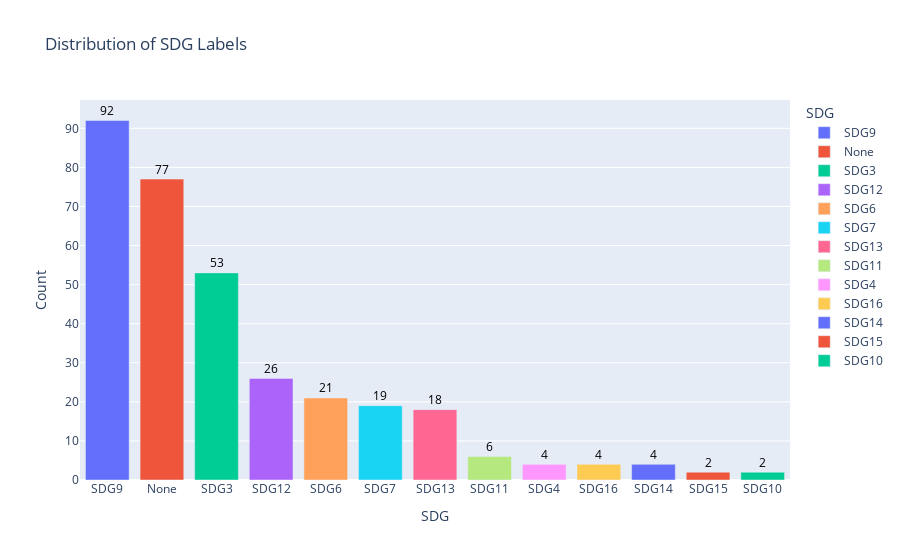
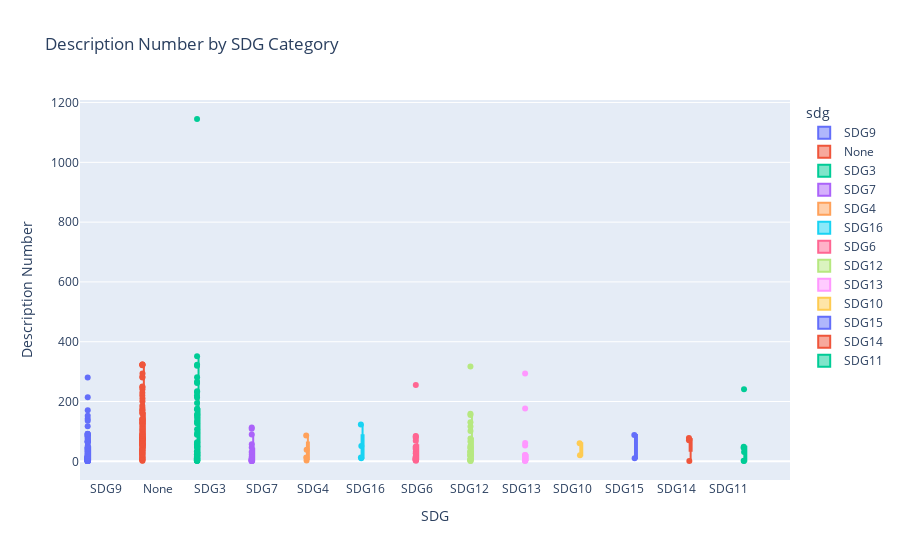
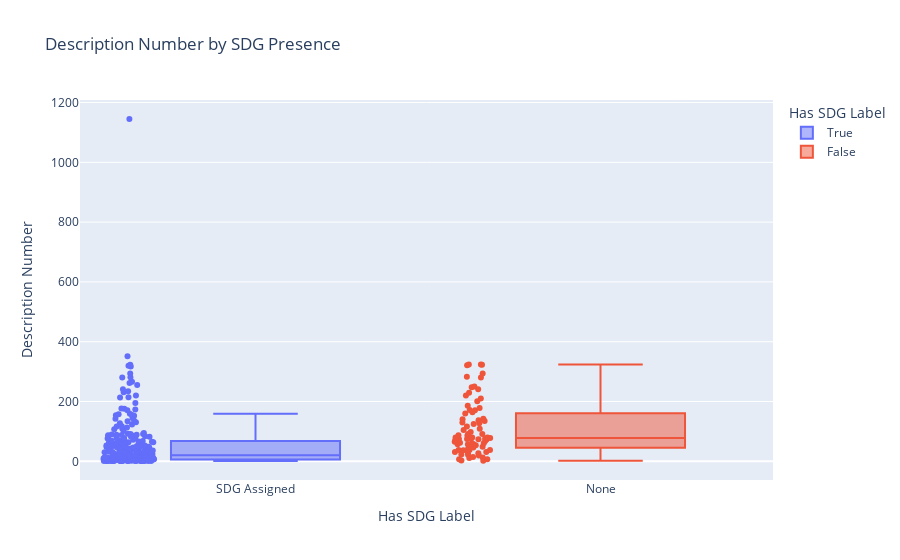

Notebook code for these charts, in order:
### Code cell
import json
import pandas as pd
import plotly.express as px
import plotly.graph_objects as go
from scipy.stats import mannwhitneyu

def tesetset_distribution(testset_path):
    """
    Interactive distribution plot of SDG labels and boxplot of description_number using Plotly.

    Args:
        testset_path (str): Path to the testset file (JSONL format).
    """
    # --- Load data ---
    with open(testset_path, "r", encoding="utf-8") as f:
        data = [json.loads(line) for line in f]

    df = pd.DataFrame(data)

    # --- Plot 1: Interactive Bar Chart of SDG Labels with Counts ---
    df_sdg_counts = df["sdg"].value_counts().reset_index()
    df_sdg_counts.columns = ["sdg", "count"]

    fig_bar = px.bar(
        df_sdg_counts,
        x="sdg", y="count",
        title="Distribution of SDG Labels",
        labels={"sdg": "SDG", "count": "Count"},
        color="sdg"  # Keep color distinction
    )

    # Add count annotations on top of each bar
    for i, row in df_sdg_counts.iterrows():
        fig_bar.add_annotation(
            x=row["sdg"],
            y=row["count"],
            text=str(row["count"]),
            showarrow=False,
            yshift=10,
            font=dict(size=12, color="black")
        )

    fig_bar.update_layout(yaxis_title="Count")
    fig_bar.show()

    # --- Plot 2: Interactive Boxplot of description_number by SDG ---
    fig_box = px.box(
        df[df["sdg"] != "Error"],
        x="sdg",
        y="description_number",
        title="Description Number by SDG Category",
        points="all",
        color="sdg"
    )
    fig_box.update_layout(
        xaxis_title="SDG",
        yaxis_title="Description Number",
        boxmode="group"
    )
    fig_box.show()

    # --- Statistical test: SDG vs None (Mann-Whitney) ---
    df["has_sdg"] = df["sdg"] != "None"
    group1 = df[df["has_sdg"] == False]["description_number"]
    group2 = df[df["has_sdg"] == True]["description_number"]

    stat, p = mannwhitneyu(group1, group2, alternative='two-sided')
    print(f"\nMann-Whitney U Test p-value: {p:.4f}")
    if p < 0.05:
        print("Significant difference in description_number between 'None' and SDG-assigned.")
    else:
        print("No significant difference in description_number between 'None' and SDG-assigned.")

    # --- Plot 3: Binary boxplot: has SDG or not ---
    fig_binary = px.box(
        df,
        x="has_sdg",
        y="description_number",
        color="has_sdg",
        title="Description Number by SDG Presence",
        points="all",
        labels={"has_sdg": "Has SDG Label", "description_number": "Description Number"}
    )
    fig_binary.update_xaxes(
        tickvals=[True, False],
        ticktext=["SDG Assigned", "None"]
    )
    fig_binary.show()



tesetset_distribution("../src/ai/testsets/testset_v3_en_labeled.jsonl")

### Figure 1 — Plotly figure (JSON) as saved in the notebook; plotly's stock layout.template omitted (floating-point values rounded to 4 significant figures)
{"data": [{"hovertemplate": "SDG=%{x}<br>Count=%{y}<extra></extra>", "legendgroup": "SDG9", "marker": {"color": "#636efa", "pattern": {"shape": ""}}, "name": "SDG9", "orientation": "v", "showlegend": true, "textposition": "auto", "type": "bar", "x": ["SDG9"], "xaxis": "x", "y": [92], "yaxis": "y"}, {"hovertemplate": "SDG=%{x}<br>Count=%{y}<extra></extra>", "legendgroup": "None", "marker": {"color": "#EF553B", "pattern": {"shape": ""}}, "name": "None", "orientation": "v", "showlegend": true, "textposition": "auto", "type": "bar", "x": ["None"], "xaxis": "x", "y": [77], "yaxis": "y"}, {"hovertemplate": "SDG=%{x}<br>Count=%{y}<extra></extra>", "legendgroup": "SDG3", "marker": {"color": "#00cc96", "pattern": {"shape": ""}}, "name": "SDG3", "orientation": "v", "showlegend": true, "textposition": "auto", "type": "bar", "x": ["SDG3"], "xaxis": "x", "y": [53], "yaxis": "y"}, {"hovertemplate": "SDG=%{x}<br>Count=%{y}<extra></extra>", "legendgroup": "SDG12", "marker": {"color": "#ab63fa", "pattern": {"shape": ""}}, "name": "SDG12", "orientation": "v", "showlegend": true, "textposition": "auto", "type": "bar", "x": ["SDG12"], "xaxis": "x", "y": [26], "yaxis": "y"}, {"hovertemplate": "SDG=%{x}<br>Count=%{y}<extra></extra>", "legendgroup": "SDG6", "marker": {"color": "#FFA15A", "pattern": {"shape": ""}}, "name": "SDG6", "orientation": "v", "showlegend": true, "textposition": "auto", "type": "bar", "x": ["SDG6"], "xaxis": "x", "y": [21], "yaxis": "y"}, {"hovertemplate": "SDG=%{x}<br>Count=%{y}<extra></extra>", "legendgroup": "SDG7", "marker": {"color": "#19d3f3", "pattern": {"shape": ""}}, "name": "SDG7", "orientation": "v", "showlegend": true, "textposition": "auto", "type": "bar", "x": ["SDG7"], "xaxis": "x", "y": [19], "yaxis": "y"}, {"hovertemplate": "SDG=%{x}<br>Count=%{y}<extra></extra>", "legendgroup": "SDG13", "marker": {"color": "#FF6692", "pattern": {"shape": ""}}, "name": "SDG13", "orientation": "v", "showlegend": true, "textposition": "auto", "type": "bar", "x": ["SDG13"], "xaxis": "x", "y": [18], "yaxis": "y"}, {"hovertemplate": "SDG=%{x}<br>Count=%{y}<extra></extra>", "legendgroup": "SDG11", "marker": {"color": "#B6E880", "pattern": {"shape": ""}}, "name": "SDG11", "orientation": "v", "showlegend": true, "textposition": "auto", "type": "bar", "x": ["SDG11"], "xaxis": "x", "y": [6], "yaxis": "y"}, {"hovertemplate": "SDG=%{x}<br>Count=%{y}<extra></extra>", "legendgroup": "SDG4", "marker": {"color": "#FF97FF", "pattern": {"shape": ""}}, "name": "SDG4", "orientation": "v", "showlegend": true, "textposition": "auto", "type": "bar", "x": ["SDG4"], "xaxis": "x", "y": [4], "yaxis": "y"}, {"hovertemplate": "SDG=%{x}<br>Count=%{y}<extra></extra>", "legendgroup": "SDG16", "marker": {"color": "#FECB52", "pattern": {"shape": ""}}, "name": "SDG16", "orientation": "v", "showlegend": true, "textposition": "auto", "type": "bar", "x": ["SDG16"], "xaxis": "x", "y": [4], "yaxis": "y"}, {"hovertemplate": "SDG=%{x}<br>Count=%{y}<extra></extra>", "legendgroup": "SDG14", "marker": {"color": "#636efa", "pattern": {"shape": ""}}, "name": "SDG14", "orientation": "v", "showlegend": true, "textposition": "auto", "type": "bar", "x": ["SDG14"], "xaxis": "x", "y": [4], "yaxis": "y"}, {"hovertemplate": "SDG=%{x}<br>Count=%{y}<extra></extra>", "legendgroup": "SDG15", "marker": {"color": "#EF553B", "pattern": {"shape": ""}}, "name": "SDG15", "orientation": "v", "showlegend": true, "textposition": "auto", "type": "bar", "x": ["SDG15"], "xaxis": "x", "y": [2], "yaxis": "y"}, {"hovertemplate": "SDG=%{x}<br>Count=%{y}<extra></extra>", "legendgroup": "SDG10", "marker": {"color": "#00cc96", "pattern": {"shape": ""}}, "name": "SDG10", "orientation": "v", "showlegend": true, "textposition": "auto", "type": "bar", "x": ["SDG10"], "xaxis": "x", "y": [2], "yaxis": "y"}], "layout": {"annotations": [{"font": {"color": "black", "size": 12}, "showarrow": false, "text": "92", "x": "SDG9", "y": 92, "yshift": 10}, {"font": {"color": "black", "size": 12}, "showarrow": false, "text": "77", "x": "None", "y": 77, "yshift": 10}, {"font": {"color": "black", "size": 12}, "showarrow": false, "text": "53", "x": "SDG3", "y": 53, "yshift": 10}, {"font": {"color": "black", "size": 12}, "showarrow": false, "text": "26", "x": "SDG12", "y": 26, "yshift": 10}, {"font": {"color": "black", "size": 12}, "showarrow": false, "text": "21", "x": "SDG6", "y": 21, "yshift": 10}, {"font": {"color": "black", "size": 12}, "showarrow": false, "text": "19", "x": "SDG7", "y": 19, "yshift": 10}, {"font": {"color": "black", "size": 12}, "showarrow": false, "text": "18", "x": "SDG13", "y": 18, "yshift": 10}, {"font": {"color": "black", "size": 12}, "showarrow": false, "text": "6", "x": "SDG11", "y": 6, "yshift": 10}, {"font": {"color": "black", "size": 12}, "showarrow": false, "text": "4", "x": "SDG4", "y": 4, "yshift": 10}, {"font": {"color": "black", "size": 12}, "showarrow": false, "text": "4", "x": "SDG16", "y": 4, "yshift": 10}, {"font": {"color": "black", "size": 12}, "showarrow": false, "text": "4", "x": "SDG14", "y": 4, "yshift": 10}, {"font": {"color": "black", "size": 12}, "showarrow": false, "text": "2", "x": "SDG15", "y": 2, "yshift": 10}, {"font": {"color": "black", "size": 12}, "showarrow": false, "text": "2", "x": "SDG10", "y": 2, "yshift": 10}], "barmode": "relative", "legend": {"title": {"text": "SDG"}, "tracegroupgap": 0}, "title": {"text": "Distribution of SDG Labels"}, "xaxis": {"anchor": "y", "categoryarray": ["SDG9", "None", "SDG3", "SDG12", "SDG6", "SDG7", "SDG13", "SDG11", "SDG4", "SDG16", "SDG14", "SDG15", "SDG10"], "categoryorder": "array", "domain": [0, 1], "title": {"text": "SDG"}}, "yaxis": {"anchor": "x", "domain": [0, 1], "title": {"text": "Count"}}}}

### Figure 2 — Plotly figure (JSON) as saved in the notebook; plotly's stock layout.template omitted (floating-point values rounded to 4 significant figures)
{"data": [{"alignmentgroup": "True", "boxpoints": "all", "hovertemplate": "sdg=%{x}<br>description_number=%{y}<extra></extra>", "legendgroup": "SDG9", "marker": {"color": "#636efa"}, "name": "SDG9", "notched": false, "offsetgroup": "SDG9", "orientation": "v", "showlegend": true, "type": "box", "x": ["SDG9", "SDG9", "SDG9", "SDG9", "SDG9", "SDG9", "SDG9", "SDG9", "SDG9", "SDG9", "SDG9", "SDG9", "SDG9", "SDG9", "SDG9", "SDG9", "SDG9", "SDG9", "SDG9", "SDG9", "SDG9", "SDG9", "SDG9", "SDG9", "SDG9", "SDG9", "SDG9", "SDG9", "SDG9", "SDG9", "SDG9", "SDG9", "SDG9", "SDG9", "SDG9", "SDG9", "SDG9", "SDG9", "SDG9", "SDG9", "SDG9", "SDG9", "SDG9", "SDG9", "SDG9", "SDG9", "SDG9", "SDG9", "SDG9", "SDG9", "SDG9", "SDG9", "SDG9", "SDG9", "SDG9", "SDG9", "SDG9", "SDG9", "SDG9", "SDG9", "SDG9", "SDG9", "SDG9", "SDG9", "SDG9", "SDG9", "SDG9", "SDG9", "SDG9", "SDG9", "SDG9", "SDG9", "SDG9", "SDG9", "SDG9", "SDG9", "SDG9", "SDG9", "SDG9", "SDG9", "SDG9", "SDG9", "SDG9", "SDG9", "SDG9", "SDG9", "SDG9", "SDG9", "SDG9", "SDG9", "SDG9", "SDG9"], "x0": " ", "xaxis": "x", "y": [53, 171, 11, 5, 117, 1, 7, 8, 5, 9, 12, 4, 4, 84, 4, 77, 25, 38, 82, 87, 47, 74, 34, 5, 2, 42, 91, 280, 7, 13, 24, 4, 43, 14, 6, 1, 7, 18, 92, 8, 4, 5, 14, 19, 2, 13, 89, 64, 36, 12, 9, 1, 11, 9, 136, 4, 9, 1, 4, 18, 11, 7, 8, 68, 91, 66, 2, 6, 9, 1, 9, 9, 6, 1, 47, 5, 1, 11, 17, 41, 1, 15, 7, 1, 66, 32, 8, 65, 214, 28, 142, 152], "y0": " ", "yaxis": "y"}, {"alignmentgroup": "True", "boxpoints": "all", "hovertemplate": "sdg=%{x}<br>description_number=%{y}<extra></extra>", "legendgroup": "None", "marker": {"color": "#EF553B"}, "name": "None", "notched": false, "offsetgroup": "None", "orientation": "v", "showlegend": true, "type": "box", "x": ["None", "None", "None", "None", "None", "None", "None", "None", "None", "None", "None", "None", "None", "None", "None", "None", "None", "None", "None", "None", "None", "None", "None", "None", "None", "None", "None", "None", "None", "None", "None", "None", "None", "None", "None", "None", "None", "None", "None", "None", "None", "None", "None", "None", "None", "None", "None", "None", "None", "None", "None", "None", "None", "None", "None", "None", "None", "None", "None", "None", "None", "None", "None", "None", "None", "None", "None", "None", "None", "None", "None", "None", "None", "None", "None", "None", "None"], "x0": " ", "xaxis": "x", "y": [60, 14, 105, 229, 46, 68, 250, 324, 241, 109, 75, 38, 141, 125, 280, 201, 76, 178, 323, 130, 160, 98, 57, 23, 283, 7, 19, 3, 38, 80, 62, 142, 91, 294, 75, 57, 80, 74, 80, 78, 57, 28, 65, 7, 87, 172, 60, 91, 76, 73, 220, 321, 11, 86, 22, 127, 164, 49, 135, 31, 42, 2, 171, 210, 37, 248, 55, 186, 54, 70, 27, 31, 137, 38, 324, 13, 116], "y0": " ", "yaxis": "y"}, {"alignmentgroup": "True", "boxpoints": "all", "hovertemplate": "sdg=%{x}<br>description_number=%{y}<extra></extra>", "legendgroup": "SDG3", "marker": {"color": "#00cc96"}, "name": "SDG3", "notched": false, "offsetgroup": "SDG3", "orientation": "v", "showlegend": true, "type": "box", "x": ["SDG3", "SDG3", "SDG3", "SDG3", "SDG3", "SDG3", "SDG3", "SDG3", "SDG3", "SDG3", "SDG3", "SDG3", "SDG3", "SDG3", "SDG3", "SDG3", "SDG3", "SDG3", "SDG3", "SDG3", "SDG3", "SDG3", "SDG3", "SDG3", "SDG3", "SDG3", "SDG3", "SDG3", "SDG3", "SDG3", "SDG3", "SDG3", "SDG3", "SDG3", "SDG3", "SDG3", "SDG3", "SDG3", "SDG3", "SDG3", "SDG3", "SDG3", "SDG3", "SDG3", "SDG3", "SDG3", "SDG3", "SDG3", "SDG3", "SDG3", "SDG3", "SDG3", "SDG3"], "x0": " ", "xaxis": "x", "y": [47, 10, 320, 23, 27, 21, 134, 3, 173, 157, 323, 49, 2, 176, 154, 1145, 50, 146, 231, 61, 89, 3, 30, 23, 195, 220, 266, 8, 262, 95, 127, 2, 234, 213, 6, 34, 50, 281, 30, 3, 3, 351, 4, 64, 7, 29, 107, 6, 56, 3, 15, 20, 2], "y0": " ", "yaxis": "y"}, {"alignmentgroup": "True", "boxpoints": "all", "hovertemplate": "sdg=%{x}<br>description_number=%{y}<extra></extra>", "legendgroup": "SDG7", "marker": {"color": "#ab63fa"}, "name": "SDG7", "notched": false, "offsetgroup": "SDG7", "orientation": "v", "showlegend": true, "type": "box", "x": ["SDG7", "SDG7", "SDG7", "SDG7", "SDG7", "SDG7", "SDG7", "SDG7", "SDG7", "SDG7", "SDG7", "SDG7", "SDG7", "SDG7", "SDG7", "SDG7", "SDG7", "SDG7", "SDG7"], "x0": " ", "xaxis": "x", "y": [4, 46, 113, 3, 8, 1, 90, 57, 1, 1, 1, 10, 15, 23, 31, 3, 109, 8, 6], "y0": " ", "yaxis": "y"}, {"alignmentgroup": "True", "boxpoints": "all", "hovertemplate": "sdg=%{x}<br>description_number=%{y}<extra></extra>", "legendgroup": "SDG4", "marker": {"color": "#FFA15A"}, "name": "SDG4", "notched": false, "offsetgroup": "SDG4", "orientation": "v", "showlegend": true, "type": "box", "x": ["SDG4", "SDG4", "SDG4", "SDG4"], "x0": " ", "xaxis": "x", "y": [13, 39, 3, 86], "y0": " ", "yaxis": "y"}, {"alignmentgroup": "True", "boxpoints": "all", "hovertemplate": "sdg=%{x}<br>description_number=%{y}<extra></extra>", "legendgroup": "SDG16", "marker": {"color": "#19d3f3"}, "name": "SDG16", "notched": false, "offsetgroup": "SDG16", "orientation": "v", "showlegend": true, "type": "box", "x": ["SDG16", "SDG16", "SDG16", "SDG16"], "x0": " ", "xaxis": "x", "y": [123, 51, 13, 10], "y0": " ", "yaxis": "y"}, {"alignmentgroup": "True", "boxpoints": "all", "hovertemplate": "sdg=%{x}<br>description_number=%{y}<extra></extra>", "legendgroup": "SDG6", "marker": {"color": "#FF6692"}, "name": "SDG6", "notched": false, "offsetgroup": "SDG6", "orientation": "v", "showlegend": true, "type": "box", "x": ["SDG6", "SDG6", "SDG6", "SDG6", "SDG6", "SDG6", "SDG6", "SDG6", "SDG6", "SDG6", "SDG6", "SDG6", "SDG6", "SDG6", "SDG6", "SDG6", "SDG6", "SDG6", "SDG6", "SDG6", "SDG6"], "x0": " ", "xaxis": "x", "y": [7, 2, 7, 33, 85, 255, 4, 83, 27, 9, 10, 12, 48, 79, 13, 49, 16, 4, 42, 69, 4], "y0": " ", "yaxis": "y"}, {"alignmentgroup": "True", "boxpoints": "all", "hovertemplate": "sdg=%{x}<br>description_number=%{y}<extra></extra>", "legendgroup": "SDG12", "marker": {"color": "#B6E880"}, "name": "SDG12", "notched": false, "offsetgroup": "SDG12", "orientation": "v", "showlegend": true, "type": "box", "x": ["SDG12", "SDG12", "SDG12", "SDG12", "SDG12", "SDG12", "SDG12", "SDG12", "SDG12", "SDG12", "SDG12", "SDG12", "SDG12", "SDG12", "SDG12", "SDG12", "SDG12", "SDG12", "SDG12", "SDG12", "SDG12", "SDG12", "SDG12", "SDG12", "SDG12", "SDG12"], "x0": " ", "xaxis": "x", "y": [4, 1, 317, 4, 44, 18, 51, 32, 20, 34, 25, 131, 159, 21, 2, 9, 76, 46, 101, 5, 116, 66, 155, 19, 5, 31], "y0": " ", "yaxis": "y"}, {"alignmentgroup": "True", "boxpoints": "all", "hovertemplate": "sdg=%{x}<br>description_number=%{y}<extra></extra>", "legendgroup": "SDG13", "marker": {"color": "#FF97FF"}, "name": "SDG13", "notched": false, "offsetgroup": "SDG13", "orientation": "v", "showlegend": true, "type": "box", "x": ["SDG13", "SDG13", "SDG13", "SDG13", "SDG13", "SDG13", "SDG13", "SDG13", "SDG13", "SDG13", "SDG13", "SDG13", "SDG13", "SDG13", "SDG13", "SDG13", "SDG13", "SDG13"], "x0": " ", "xaxis": "x", "y": [10, 18, 16, 21, 14, 9, 4, 53, 2, 17, 2, 61, 3, 3, 21, 17, 294, 177], "y0": " ", "yaxis": "y"}, {"alignmentgroup": "True", "boxpoints": "all", "hovertemplate": "sdg=%{x}<br>description_number=%{y}<extra></extra>", "legendgroup": "SDG10", "marker": {"color": "#FECB52"}, "name": "SDG10", "notched": false, "offsetgroup": "SDG10", "orientation": "v", "showlegend": true, "type": "box", "x": ["SDG10", "SDG10"], "x0": " ", "xaxis": "x", "y": [20, 60], "y0": " ", "yaxis": "y"}, {"alignmentgroup": "True", "boxpoints": "all", "hovertemplate": "sdg=%{x}<br>description_number=%{y}<extra></extra>", "legendgroup": "SDG15", "marker": {"color": "#636efa"}, "name": "SDG15", "notched": false, "offsetgroup": "SDG15", "orientation": "v", "showlegend": true, "type": "box", "x": ["SDG15", "SDG15"], "x0": " ", "xaxis": "x", "y": [10, 88], "y0": " ", "yaxis": "y"}, {"alignmentgroup": "True", "boxpoints": "all", "hovertemplate": "sdg=%{x}<br>description_number=%{y}<extra></extra>", "legendgroup": "SDG14", "marker": {"color": "#EF553B"}, "name": "SDG14", "notched": false, "offsetgroup": "SDG14", "orientation": "v", "showlegend": true, "type": "box", "x": ["SDG14", "SDG14", "SDG14", "SDG14"], "x0": " ", "xaxis": "x", "y": [72, 78, 1, 70], "y0": " ", "yaxis": "y"}, {"alignmentgroup": "True", "boxpoints": "all", "hovertemplate": "sdg=%{x}<br>description_number=%{y}<extra></extra>", "legendgroup": "SDG11", "marker": {"color": "#00cc96"}, "name": "SDG11", "notched": false, "offsetgroup": "SDG11", "orientation": "v", "showlegend": true, "type": "box", "x": ["SDG11", "SDG11", "SDG11", "SDG11", "SDG11", "SDG11"], "x0": " ", "xaxis": "x", "y": [45, 49, 2, 1, 241, 31], "y0": " ", "yaxis": "y"}], "layout": {"boxmode": "group", "legend": {"title": {"text": "sdg"}, "tracegroupgap": 0}, "title": {"text": "Description Number by SDG Category"}, "xaxis": {"anchor": "y", "categoryarray": ["SDG9", "None", "SDG3", "SDG7", "SDG4", "SDG16", "SDG6", "SDG12", "SDG13", "SDG10", "SDG15", "SDG14", "SDG11"], "categoryorder": "array", "domain": [0, 1], "title": {"text": "SDG"}}, "yaxis": {"anchor": "x", "domain": [0, 1], "title": {"text": "Description Number"}}}}

### Figure 3 — Plotly figure (JSON) as saved in the notebook; plotly's stock layout.template omitted (floating-point values rounded to 4 significant figures; data arrays with more than 128 entries replaced by an {"elided": "..."} marker saying what was removed)
{"data": [{"alignmentgroup": "True", "boxpoints": "all", "hovertemplate": "Has SDG Label=%{x}<br>Description Number=%{y}<extra></extra>", "legendgroup": "True", "marker": {"color": "#636efa"}, "name": "True", "notched": false, "offsetgroup": "True", "orientation": "v", "showlegend": true, "type": "box", "x": {"elided": "251 bool values"}, "x0": " ", "xaxis": "x", "y": {"elided": "251 int values"}, "y0": " ", "yaxis": "y"}, {"alignmentgroup": "True", "boxpoints": "all", "hovertemplate": "Has SDG Label=%{x}<br>Description Number=%{y}<extra></extra>", "legendgroup": "False", "marker": {"color": "#EF553B"}, "name": "False", "notched": false, "offsetgroup": "False", "orientation": "v", "showlegend": true, "type": "box", "x": [false, false, false, false, false, false, false, false, false, false, false, false, false, false, false, false, false, false, false, false, false, false, false, false, false, false, false, false, false, false, false, false, false, false, false, false, false, false, false, false, false, false, false, false, false, false, false, false, false, false, false, false, false, false, false, false, false, false, false, false, false, false, false, false, false, false, false, false, false, false, false, false, false, false, false, false, false], "x0": " ", "xaxis": "x", "y": [60, 14, 105, 229, 46, 68, 250, 324, 241, 109, 75, 38, 141, 125, 280, 201, 76, 178, 323, 130, 160, 98, 57, 23, 283, 7, 19, 3, 38, 80, 62, 142, 91, 294, 75, 57, 80, 74, 80, 78, 57, 28, 65, 7, 87, 172, 60, 91, 76, 73, 220, 321, 11, 86, 22, 127, 164, 49, 135, 31, 42, 2, 171, 210, 37, 248, 55, 186, 54, 70, 27, 31, 137, 38, 324, 13, 116], "y0": " ", "yaxis": "y"}], "layout": {"boxmode": "overlay", "legend": {"title": {"text": "Has SDG Label"}, "tracegroupgap": 0}, "title": {"text": "Description Number by SDG Presence"}, "xaxis": {"anchor": "y", "categoryarray": [true, false], "categoryorder": "array", "domain": [0, 1], "ticktext": ["SDG Assigned", "None"], "tickvals": [true, false], "title": {"text": "Has SDG Label"}}, "yaxis": {"anchor": "x", "domain": [0, 1], "title": {"text": "Description Number"}}}}
